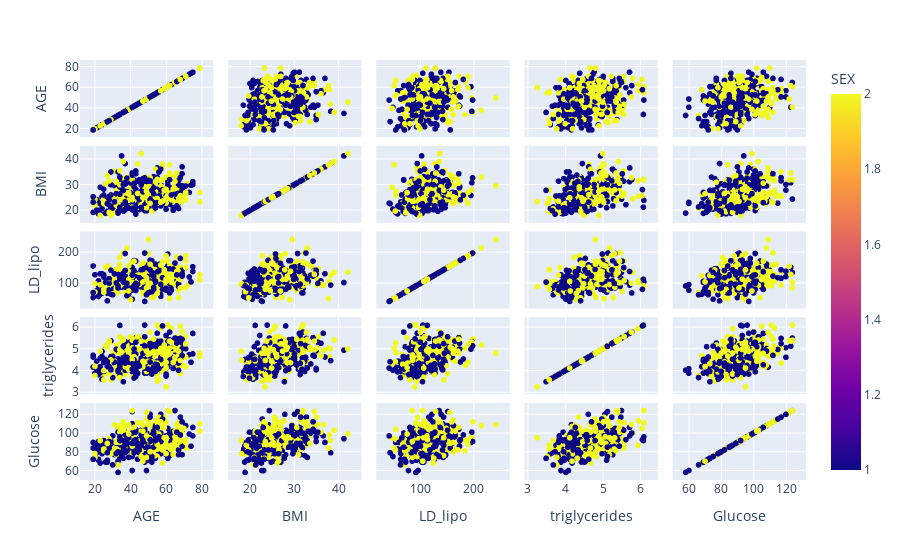

This figure's notebook cell:
### Markdown cell above
&#9989; **(6 pt):** Draw a scatter matrix plot of the data with the variables: **AGE, BMI, LD_lipo, triglycerides, and Glucose.** Make sure to include a title for your plot. (**Note** It may be useful to use Google to help you find relevant documentation.)

### Code cell
## Put your code here

fig = px.scatter_matrix(patients,
    dimensions=["AGE", "BMI", "LD_lipo", "triglycerides","Glucose"],
    color="SEX")
fig.show()

### Figure 1 — Plotly figure (JSON) as saved in the notebook; plotly's stock layout.template omitted (floating-point values rounded to 4 significant figures; data arrays with more than 128 entries replaced by an {"elided": "..."} marker saying what was removed)
{"data": [{"dimensions": [{"axis": {"matches": true}, "label": "AGE", "values": {"elided": "442 int values"}}, {"axis": {"matches": true}, "label": "BMI", "values": {"elided": "442 float values"}}, {"axis": {"matches": true}, "label": "LD_lipo", "values": {"elided": "442 float values"}}, {"axis": {"matches": true}, "label": "triglycerides", "values": {"elided": "442 float values"}}, {"axis": {"matches": true}, "label": "Glucose", "values": {"elided": "442 int values"}}], "hovertemplate": "%{xaxis.title.text}=%{x}<br>%{yaxis.title.text}=%{y}<br>SEX=%{marker.color}<extra></extra>", "legendgroup": "", "marker": {"color": {"elided": "442 int values"}, "coloraxis": "coloraxis", "symbol": "circle"}, "name": "", "showlegend": false, "type": "splom"}], "layout": {"coloraxis": {"colorbar": {"title": {"text": "SEX"}}, "colorscale": [[0, "#0d0887"], [0.1111, "#46039f"], [0.2222, "#7201a8"], [0.3333, "#9c179e"], [0.4444, "#bd3786"], [0.5556, "#d8576b"], [0.6667, "#ed7953"], [0.7778, "#fb9f3a"], [0.8889, "#fdca26"], [1, "#f0f921"]]}, "dragmode": "select", "legend": {"tracegroupgap": 0}, "margin": {"t": 60}}}
